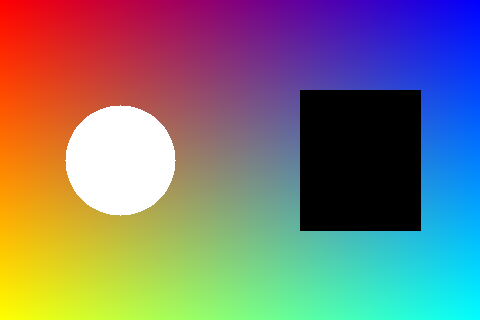
#> input picture 01_opencv_basic/outputs/01_read_gray_hist/demo_input.png, 480 x 320 px
$ python 01_read_gray_hist.py --image outputs/01_read_gray_hist/demo_input.png
#> lines starting #> are read from the running program, lines starting #| are printed output that depends on the picture
# -*- coding: utf-8 -*-
"""
第一课：读取图片、转灰度、画直方图。

运行方式：
    python 01_opencv_basic/01_read_gray_hist.py

如果你手里有自己的图片，也可以这样运行：
    python 01_opencv_basic/01_read_gray_hist.py --image path/to/your_image.jpg
"""

import argparse
from pathlib import Path

import cv2
import matplotlib
import numpy as np


# 使用 Agg 后端，脚本就可以只保存图片，不弹出窗口。
matplotlib.use("Agg")

import matplotlib.pyplot as plt


def create_demo_image(image_path):
    """创建一张练习用彩色图，避免第一课依赖外部图片。"""
    # 图像高度 H 和宽度 W，单位是像素。
    height = 320
    width = 480

    # x 方向从黑到亮，用来构造蓝色通道。
    x = np.linspace(0, 255, width, dtype=np.uint8)
    blue = np.tile(x, (height, 1))

    # y 方向从黑到亮，用来构造绿色通道。
    y = np.linspace(0, 255, height, dtype=np.uint8).reshape(height, 1)
    green = np.tile(y, (1, width))

    # 红色通道和蓝色方向相反，让颜色变化更明显。
    red = 255 - blue

    # OpenCV 里彩色图默认是 BGR 顺序，不是 RGB 顺序。
    image_bgr = cv2.merge([blue, green, red])

    # 画一个白色圆和一个黑色矩形，方便观察灰度和直方图变化。
    cv2.circle(image_bgr, center=(120, 160), radius=55, color=(255, 255, 255), thickness=-1)
    cv2.rectangle(image_bgr, pt1=(300, 90), pt2=(420, 230), color=(0, 0, 0), thickness=-1)

    # 保存练习图。cv2.imwrite 的路径要转成字符串。
    cv2.imwrite(str(image_path), image_bgr)

    return image_bgr


def save_histogram(gray_image, output_path):
    """计算灰度直方图，并保存成曲线图。"""
    # 灰度值范围是 0 到 255，所以这里统计 256 个亮度桶。
    hist = cv2.calcHist([gray_image], [0], None, [256], [0, 256])

    # Matplotlib 负责把直方图画成图片。
    plt.figure(figsize=(8, 4))
    plt.plot(hist, color="black")
    plt.title("Gray Histogram")
    plt.xlabel("Pixel value")
    plt.ylabel("Count")
    plt.xlim([0, 255])
    plt.tight_layout()
    plt.savefig(str(output_path), dpi=150)
    plt.close()


def main():
    """主流程：准备图片、转灰度、保存结果、打印 shape。"""
    parser = argparse.ArgumentParser(description="读取图片，保存灰度图和灰度直方图。")
    parser.add_argument("--image", type=str, default="", help="输入图片路径；不填则自动生成练习图。")
    args = parser.parse_args()

    # 当前脚本所在目录是 01_opencv_basic。
    script_dir = Path(__file__).resolve().parent

    # 本课所有输出都放在单独子目录，方便之后复盘。
    output_dir = script_dir / "outputs" / "01_read_gray_hist"
    output_dir.mkdir(parents=True, exist_ok=True)

    # 如果没有传入图片，就自动生成一张练习图。
    if args.image:
        input_path = Path(args.image)
        image_bgr = cv2.imread(str(input_path), cv2.IMREAD_COLOR)
#> image_bgr is the input picture: shape (320, 480, 3); mean B, G, R 117.6, 120.7, 124.8
    else:
        input_path = output_dir / "demo_input.png"
        image_bgr = create_demo_image(input_path)

    # 如果读取失败，通常是路径写错或图片格式不支持。
    if image_bgr is None:
        raise FileNotFoundError("图片读取失败，请检查 --image 后面的路径。")

    # 彩色图 shape 通常是 高度、宽度、通道数。
    print("彩色图 shape:", image_bgr.shape)
#| 彩色图 shape: (320, 480, 3)

    # 转成灰度图后，shape 只剩 高度、宽度。
    gray_image = cv2.cvtColor(image_bgr, cv2.COLOR_BGR2GRAY)
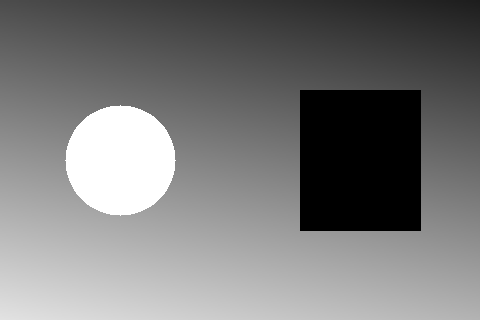
#> gray_image: shape (320, 480); min 0, max 255, mean 121.6
    print("灰度图 shape:", gray_image.shape)
#| 灰度图 shape: (320, 480)
    print("灰度图最暗的像素值:", gray_image.min())
#| 灰度图最暗的像素值: 0
    print("灰度图最亮的像素值:", gray_image.max())
#| 灰度图最亮的像素值: 255
    # 保存原图副本、灰度图和直方图。
    original_path = output_dir / "original.png"
    gray_path = output_dir / "gray.png"
    hist_path = output_dir / "histogram.png"

    cv2.imwrite(str(original_path), image_bgr)
    cv2.imwrite(str(gray_path), gray_image)
    save_histogram(gray_image, hist_path)
#> in save_histogram, `hist = cv2.calcHist([gray_image], [0], None, [256], [0, 256])`: hist = 256 values, max 17061 at index 0, min 0 at index 1, mean 600
#> in save_histogram, `plt.savefig(str(output_path), dpi=150)`:
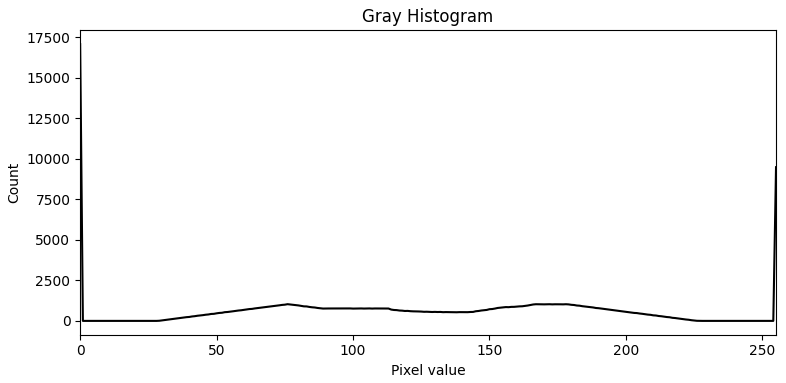
#> figure drawn by matplotlib, 1 panel; curve peaks at x = 0, y = 17061

    # 打印输出路径，让你知道结果在哪里。
    print("输入图片:", input_path)
    print("保存原图:", original_path)
    print("保存灰度图:", gray_path)
    print("保存直方图:", hist_path)


if __name__ == "__main__":
    main()
